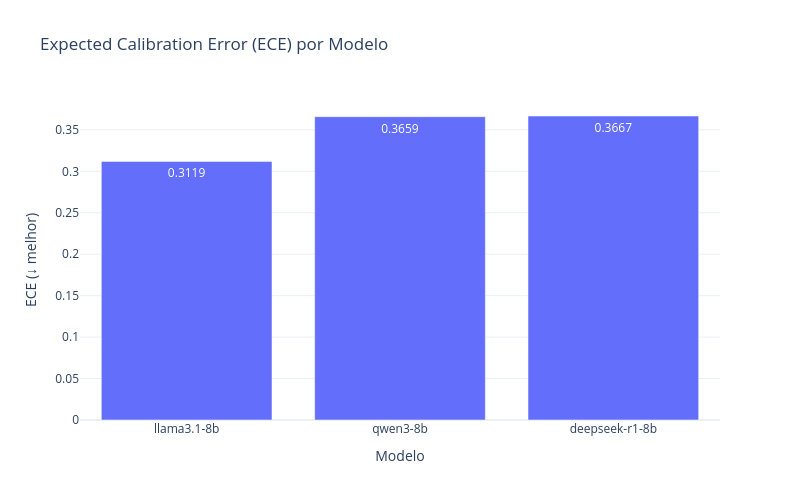

Notebook code cell kept with this figure:
### Markdown cell above
### - 7.6) Expected Calibration Error (ECE)

### Code cell
logger.info("\n📐 Expected Calibration Error (ECE) — menor é melhor:")
ece_rows = []
for model in DEFAULT_MODELS:
    conf_col  = f"{model}_rep1_conf"
    label_col = f"{model}_consensus"
    df_m = df_annotations[[conf_col, label_col, "ground_truth"]].dropna().copy()
    df_m["bin"] = pd.cut(df_m[conf_col], bins=CONF_BINS, labels=False, include_lowest=True)
    df_m["correct"] = (df_m[label_col] == df_m["ground_truth"]).astype(int)

    ece = 0.0
    n = len(df_m)
    for b in range(N_BINS):
        mask = df_m["bin"] == b
        if mask.sum() == 0:
            continue
        acc  = df_m.loc[mask, "correct"].mean()
        conf = df_m.loc[mask, conf_col].mean()
        ece += (mask.sum() / n) * abs(acc - conf)

    ece_rows.append({"Modelo": model, "ECE": round(ece, 4)})
    logger.info(f"  {model:20s}: ECE = {ece:.4f}")

df_ece = pd.DataFrame(ece_rows)
import plotly.graph_objects as go

df_ece = pd.DataFrame(ece_rows).sort_values("ECE")

fig = go.Figure()

fig.add_trace(go.Bar(
    x=df_ece["Modelo"],
    y=df_ece["ECE"],
    text=df_ece["ECE"].round(4),
    textposition="auto"
))

fig.update_layout(
    title="Expected Calibration Error (ECE) por Modelo",
    xaxis_title="Modelo",
    yaxis_title="ECE (↓ melhor)",
    template="plotly_white",
    width=800,
    height=500
)

fig.show()

### Figure 1 — Plotly figure (JSON) as saved in the notebook; plotly's stock layout.template omitted (floating-point values rounded to 4 significant figures)
{"data": [{"text": [0.3119, 0.3659, 0.3667], "textposition": "auto", "type": "bar", "x": ["llama3.1-8b", "qwen3-8b", "deepseek-r1-8b"], "y": [0.3119, 0.3659, 0.3667]}], "layout": {"height": 500, "title": {"text": "Expected Calibration Error (ECE) por Modelo"}, "width": 800, "xaxis": {"title": {"text": "Modelo"}}, "yaxis": {"title": {"text": "ECE (↓ melhor)"}}}}
